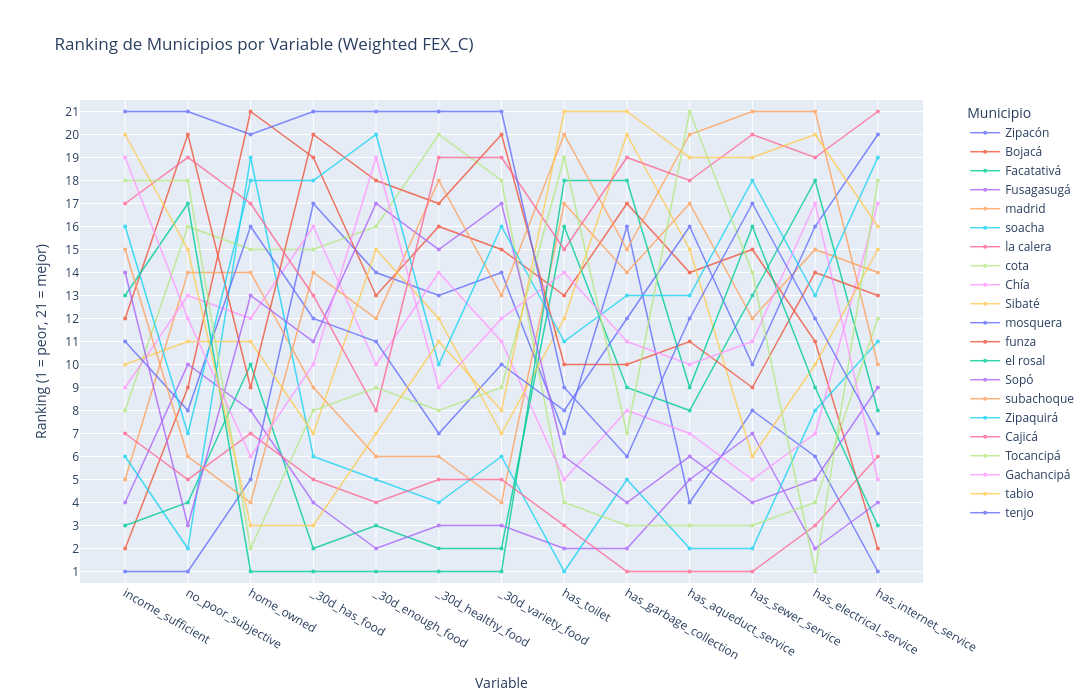

The notebook cell this image was saved under:
### Code cell
# Build ranking DataFrame from order_cities
rank_data = {}
for var in order_cities.keys():
    if var in order_cities:
        ranking = order_cities[var]
        rank_data[var] = {city: ranking.index(city) + 1 for city in ranking}

rank_df = pd.DataFrame(rank_data)
variable_order = list(rank_df.columns)

# Create Plotly figure
fig = go.Figure()

for idx, city in enumerate(rank_df.index):
    fig.add_trace(go.Scatter(
        x=variable_order,
        y=rank_df.loc[city],
        mode='lines+markers',
        name=city,
        line=dict(width=1.5),
        marker=dict(size=4),
        opacity=0.8
    ))

fig.update_layout(
    title='Ranking de Municipios por Variable (Weighted FEX_C)',
    xaxis_title='Variable',
    yaxis_title='Ranking (1 = peor, 21 = mejor)',
    yaxis=dict(
        tickmode='linear',
        tick0=1,
        dtick=1,
        range=[0.5, len(rank_df) + 0.5]
    ),
    legend=dict(
        title='Municipio',
        x=1.05,
        y=1,
        xanchor='left'
    ),
    height=700,
    width=1200,
    hovermode='x unified'
)

fig.show()

### Figure 1 — Plotly figure (JSON) as saved in the notebook; plotly's stock layout.template omitted (floating-point values rounded to 4 significant figures)
{"data": [{"line": {"width": 1.5}, "marker": {"size": 4}, "mode": "lines+markers", "name": "Zipacón", "opacity": 0.8, "type": "scatter", "x": ["income_sufficient", "no_poor_subjective", "home_owned", "_30d_has_food", "_30d_enough_food", "_30d_healthy_food", "_30d_variety_food", "has_toilet", "has_garbage_collection", "has_aqueduct_service", "has_sewer_service", "has_electrical_service", "has_internet_service"], "y": [1, 1, 5, 17, 14, 13, 14, 7, 16, 4, 8, 6, 1]}, {"line": {"width": 1.5}, "marker": {"size": 4}, "mode": "lines+markers", "name": "Bojacá", "opacity": 0.8, "type": "scatter", "x": ["income_sufficient", "no_poor_subjective", "home_owned", "_30d_has_food", "_30d_enough_food", "_30d_healthy_food", "_30d_variety_food", "has_toilet", "has_garbage_collection", "has_aqueduct_service", "has_sewer_service", "has_electrical_service", "has_internet_service"], "y": [2, 9, 21, 19, 13, 16, 15, 13, 17, 14, 15, 11, 2]}, {"line": {"width": 1.5}, "marker": {"size": 4}, "mode": "lines+markers", "name": "Facatativá", "opacity": 0.8, "type": "scatter", "x": ["income_sufficient", "no_poor_subjective", "home_owned", "_30d_has_food", "_30d_enough_food", "_30d_healthy_food", "_30d_variety_food", "has_toilet", "has_garbage_collection", "has_aqueduct_service", "has_sewer_service", "has_electrical_service", "has_internet_service"], "y": [3, 4, 10, 2, 3, 2, 2, 16, 9, 8, 13, 18, 8]}, {"line": {"width": 1.5}, "marker": {"size": 4}, "mode": "lines+markers", "name": "Fusagasugá", "opacity": 0.8, "type": "scatter", "x": ["income_sufficient", "no_poor_subjective", "home_owned", "_30d_has_food", "_30d_enough_food", "_30d_healthy_food", "_30d_variety_food", "has_toilet", "has_garbage_collection", "has_aqueduct_service", "has_sewer_service", "has_electrical_service", "has_internet_service"], "y": [4, 10, 8, 4, 2, 3, 3, 2, 2, 5, 7, 2, 4]}, {"line": {"width": 1.5}, "marker": {"size": 4}, "mode": "lines+markers", "name": "madrid", "opacity": 0.8, "type": "scatter", "x": ["income_sufficient", "no_poor_subjective", "home_owned", "_30d_has_food", "_30d_enough_food", "_30d_healthy_food", "_30d_variety_food", "has_toilet", "has_garbage_collection", "has_aqueduct_service", "has_sewer_service", "has_electrical_service", "has_internet_service"], "y": [5, 14, 14, 9, 6, 6, 4, 17, 14, 17, 12, 15, 14]}, {"line": {"width": 1.5}, "marker": {"size": 4}, "mode": "lines+markers", "name": "soacha", "opacity": 0.8, "type": "scatter", "x": ["income_sufficient", "no_poor_subjective", "home_owned", "_30d_has_food", "_30d_enough_food", "_30d_healthy_food", "_30d_variety_food", "has_toilet", "has_garbage_collection", "has_aqueduct_service", "has_sewer_service", "has_electrical_service", "has_internet_service"], "y": [6, 2, 19, 6, 5, 4, 6, 1, 5, 2, 2, 8, 11]}, {"line": {"width": 1.5}, "marker": {"size": 4}, "mode": "lines+markers", "name": "la calera", "opacity": 0.8, "type": "scatter", "x": ["income_sufficient", "no_poor_subjective", "home_owned", "_30d_has_food", "_30d_enough_food", "_30d_healthy_food", "_30d_variety_food", "has_toilet", "has_garbage_collection", "has_aqueduct_service", "has_sewer_service", "has_electrical_service", "has_internet_service"], "y": [7, 5, 7, 5, 4, 5, 5, 3, 1, 1, 1, 3, 6]}, {"line": {"width": 1.5}, "marker": {"size": 4}, "mode": "lines+markers", "name": "cota", "opacity": 0.8, "type": "scatter", "x": ["income_sufficient", "no_poor_subjective", "home_owned", "_30d_has_food", "_30d_enough_food", "_30d_healthy_food", "_30d_variety_food", "has_toilet", "has_garbage_collection", "has_aqueduct_service", "has_sewer_service", "has_electrical_service", "has_internet_service"], "y": [8, 16, 15, 15, 16, 20, 18, 4, 3, 3, 3, 4, 12]}, {"line": {"width": 1.5}, "marker": {"size": 4}, "mode": "lines+markers", "name": "Chía", "opacity": 0.8, "type": "scatter", "x": ["income_sufficient", "no_poor_subjective", "home_owned", "_30d_has_food", "_30d_enough_food", "_30d_healthy_food", "_30d_variety_food", "has_toilet", "has_garbage_collection", "has_aqueduct_service", "has_sewer_service", "has_electrical_service", "has_internet_service"], "y": [9, 13, 12, 16, 10, 14, 11, 5, 8, 7, 5, 7, 17]}, {"line": {"width": 1.5}, "marker": {"size": 4}, "mode": "lines+markers", "name": "Sibaté", "opacity": 0.8, "type": "scatter", "x": ["income_sufficient", "no_poor_subjective", "home_owned", "_30d_has_food", "_30d_enough_food", "_30d_healthy_food", "_30d_variety_food", "has_toilet", "has_garbage_collection", "has_aqueduct_service", "has_sewer_service", "has_electrical_service", "has_internet_service"], "y": [10, 11, 11, 7, 15, 12, 7, 12, 20, 15, 6, 10, 15]}, {"line": {"width": 1.5}, "marker": {"size": 4}, "mode": "lines+markers", "name": "mosquera", "opacity": 0.8, "type": "scatter", "x": ["income_sufficient", "no_poor_subjective", "home_owned", "_30d_has_food", "_30d_enough_food", "_30d_healthy_food", "_30d_variety_food", "has_toilet", "has_garbage_collection", "has_aqueduct_service", "has_sewer_service", "has_electrical_service", "has_internet_service"], "y": [11, 8, 16, 12, 11, 7, 10, 8, 12, 16, 10, 16, 20]}, {"line": {"width": 1.5}, "marker": {"size": 4}, "mode": "lines+markers", "name": "funza", "opacity": 0.8, "type": "scatter", "x": ["income_sufficient", "no_poor_subjective", "home_owned", "_30d_has_food", "_30d_enough_food", "_30d_healthy_food", "_30d_variety_food", "has_toilet", "has_garbage_collection", "has_aqueduct_service", "has_sewer_service", "has_electrical_service", "has_internet_service"], "y": [12, 20, 9, 20, 18, 17, 20, 10, 10, 11, 9, 14, 13]}, {"line": {"width": 1.5}, "marker": {"size": 4}, "mode": "lines+markers", "name": "el rosal", "opacity": 0.8, "type": "scatter", "x": ["income_sufficient", "no_poor_subjective", "home_owned", "_30d_has_food", "_30d_enough_food", "_30d_healthy_food", "_30d_variety_food", "has_toilet", "has_garbage_collection", "has_aqueduct_service", "has_sewer_service", "has_electrical_service", "has_internet_service"], "y": [13, 17, 1, 1, 1, 1, 1, 18, 18, 9, 16, 9, 3]}, {"line": {"width": 1.5}, "marker": {"size": 4}, "mode": "lines+markers", "name": "Sopó", "opacity": 0.8, "type": "scatter", "x": ["income_sufficient", "no_poor_subjective", "home_owned", "_30d_has_food", "_30d_enough_food", "_30d_healthy_food", "_30d_variety_food", "has_toilet", "has_garbage_collection", "has_aqueduct_service", "has_sewer_service", "has_electrical_service", "has_internet_service"], "y": [14, 3, 13, 11, 17, 15, 17, 6, 4, 6, 4, 5, 9]}, {"line": {"width": 1.5}, "marker": {"size": 4}, "mode": "lines+markers", "name": "subachoque", "opacity": 0.8, "type": "scatter", "x": ["income_sufficient", "no_poor_subjective", "home_owned", "_30d_has_food", "_30d_enough_food", "_30d_healthy_food", "_30d_variety_food", "has_toilet", "has_garbage_collection", "has_aqueduct_service", "has_sewer_service", "has_electrical_service", "has_internet_service"], "y": [15, 6, 4, 14, 12, 18, 13, 20, 15, 20, 21, 21, 10]}, {"line": {"width": 1.5}, "marker": {"size": 4}, "mode": "lines+markers", "name": "Zipaquirá", "opacity": 0.8, "type": "scatter", "x": ["income_sufficient", "no_poor_subjective", "home_owned", "_30d_has_food", "_30d_enough_food", "_30d_healthy_food", "_30d_variety_food", "has_toilet", "has_garbage_collection", "has_aqueduct_service", "has_sewer_service", "has_electrical_service", "has_internet_service"], "y": [16, 7, 18, 18, 20, 10, 16, 11, 13, 13, 18, 13, 19]}, {"line": {"width": 1.5}, "marker": {"size": 4}, "mode": "lines+markers", "name": "Cajicá", "opacity": 0.8, "type": "scatter", "x": ["income_sufficient", "no_poor_subjective", "home_owned", "_30d_has_food", "_30d_enough_food", "_30d_healthy_food", "_30d_variety_food", "has_toilet", "has_garbage_collection", "has_aqueduct_service", "has_sewer_service", "has_electrical_service", "has_internet_service"], "y": [17, 19, 17, 13, 8, 19, 19, 15, 19, 18, 20, 19, 21]}, {"line": {"width": 1.5}, "marker": {"size": 4}, "mode": "lines+markers", "name": "Tocancipá", "opacity": 0.8, "type": "scatter", "x": ["income_sufficient", "no_poor_subjective", "home_owned", "_30d_has_food", "_30d_enough_food", "_30d_healthy_food", "_30d_variety_food", "has_toilet", "has_garbage_collection", "has_aqueduct_service", "has_sewer_service", "has_electrical_service", "has_internet_service"], "y": [18, 18, 2, 8, 9, 8, 9, 19, 7, 21, 14, 1, 18]}, {"line": {"width": 1.5}, "marker": {"size": 4}, "mode": "lines+markers", "name": "Gachancipá", "opacity": 0.8, "type": "scatter", "x": ["income_sufficient", "no_poor_subjective", "home_owned", "_30d_has_food", "_30d_enough_food", "_30d_healthy_food", "_30d_variety_food", "has_toilet", "has_garbage_collection", "has_aqueduct_service", "has_sewer_service", "has_electrical_service", "has_internet_service"], "y": [19, 12, 6, 10, 19, 9, 12, 14, 11, 10, 11, 17, 5]}, {"line": {"width": 1.5}, "marker": {"size": 4}, "mode": "lines+markers", "name": "tabio", "opacity": 0.8, "type": "scatter", "x": ["income_sufficient", "no_poor_subjective", "home_owned", "_30d_has_food", "_30d_enough_food", "_30d_healthy_food", "_30d_variety_food", "has_toilet", "has_garbage_collection", "has_aqueduct_service", "has_sewer_service", "has_electrical_service", "has_internet_service"], "y": [20, 15, 3, 3, 7, 11, 8, 21, 21, 19, 19, 20, 16]}, {"line": {"width": 1.5}, "marker": {"size": 4}, "mode": "lines+markers", "name": "tenjo", "opacity": 0.8, "type": "scatter", "x": ["income_sufficient", "no_poor_subjective", "home_owned", "_30d_has_food", "_30d_enough_food", "_30d_healthy_food", "_30d_variety_food", "has_toilet", "has_garbage_collection", "has_aqueduct_service", "has_sewer_service", "has_electrical_service", "has_internet_service"], "y": [21, 21, 20, 21, 21, 21, 21, 9, 6, 12, 17, 12, 7]}], "layout": {"height": 700, "hovermode": "x unified", "legend": {"title": {"text": "Municipio"}, "x": 1.05, "xanchor": "left", "y": 1}, "title": {"text": "Ranking de Municipios por Variable (Weighted FEX_C)"}, "width": 1200, "xaxis": {"title": {"text": "Variable"}}, "yaxis": {"dtick": 1, "range": [0.5, 21.5], "tick0": 1, "tickmode": "linear", "title": {"text": "Ranking (1 = peor, 21 = mejor)"}}}}
